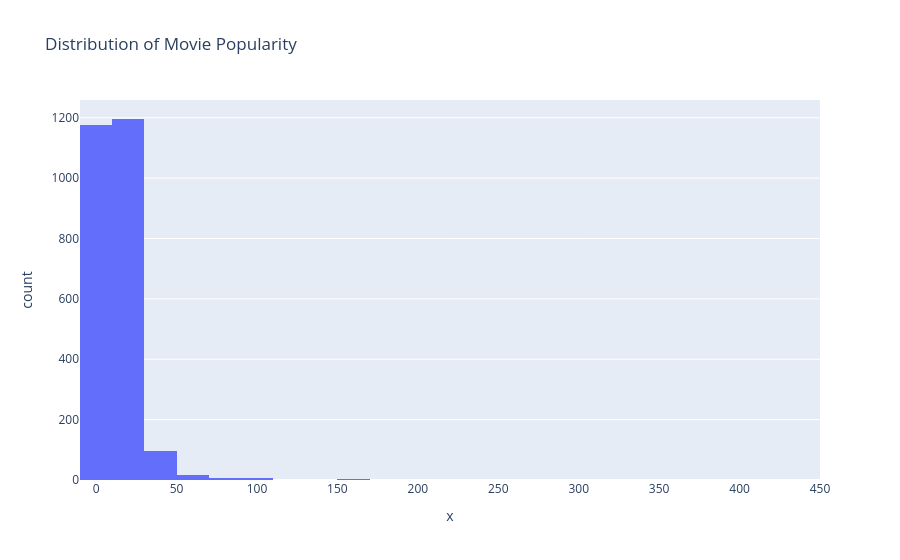

The code cell stored with this chart in its notebook:
### Code cell
# Movie Popularity Distribution

fig = px.histogram(
    x=movies["popularity"],
    nbins=30,
    title="Distribution of Movie Popularity",
    labels={
        "popularity": "Popularity Score",
        "count": "Number of Movies"
    }
)

fig.show()

### Figure 1 — Plotly figure (JSON) as saved in the notebook; plotly's stock layout.template omitted (floating-point values rounded to 4 significant figures; data arrays with more than 128 entries replaced by an {"elided": "..."} marker saying what was removed)
{"data": [{"bingroup": "x", "hovertemplate": "x=%{x}<br>count=%{y}<extra></extra>", "legendgroup": "", "marker": {"color": "#636efa", "pattern": {"shape": ""}}, "name": "", "nbinsx": 30, "orientation": "v", "showlegend": false, "type": "histogram", "x": {"elided": "2503 float values"}, "xaxis": "x", "yaxis": "y"}], "layout": {"barmode": "relative", "legend": {"tracegroupgap": 0}, "title": {"text": "Distribution of Movie Popularity"}, "xaxis": {"anchor": "y", "domain": [0, 1], "title": {"text": "x"}}, "yaxis": {"anchor": "x", "domain": [0, 1], "title": {"text": "count"}}}}
